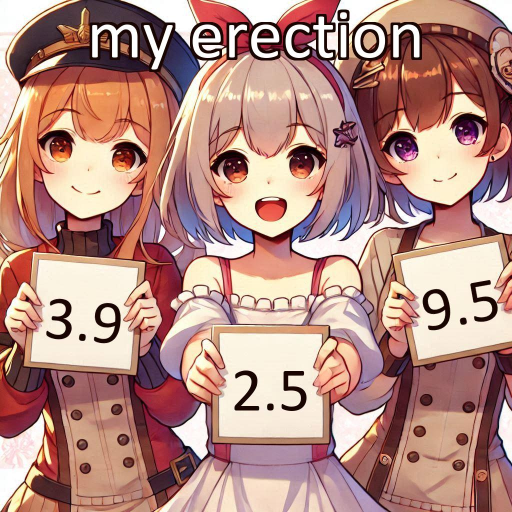
#> input picture judge/output_images/judges_scores.jpg, 1024 x 1024 px, given in place of scoreboard_04.png, which was not available (shown at 1/2 size)
$ python image_generator.py
#> lines starting #> are read from the running program, lines starting #| are printed output that depends on the picture; pictures that were not available may be replaced by others from this repository, and a replacement may not be noted
import logging
import math
import platform
import random
import re
import itertools
from dataclasses import dataclass
from pathlib import Path
from typing import List, Optional, Tuple

import yaml
from PIL import Image, ImageDraw, ImageFont

from .flags import flag_emojis


@dataclass
class ImageData:
    base_image_path: Path
    positions: List[Tuple[int, int]]
    size: int
    color: str
    rotations: List[int]


class JudgesScoreboardGenerator:
    # Class constants for the output directory and config file path
    OUTPUT_DIR = Path(__file__).resolve().parent / "output_images"
    PATH_IMAGES = Path(__file__).resolve().parent / "images"
    IMAGES_DATA = PATH_IMAGES / "images.yaml"

    def __init__(self):
        self.logger = logging.getLogger(f"{__name__}.{self.__class__.__name__}")
        self.logger.setLevel(logging.DEBUG)
        self.FONTS_PATH = Path(__file__).parent / "fonts"
        self.TEXT_FONT = self.FONTS_PATH / "calibrib.ttf"
        self.EMOJI_FONT = self.FONTS_PATH / "NotoColorEmoji-Regular.ttf"

        self.images = self.load_images_data()

        # Ensure the output directory exists
        self.OUTPUT_DIR.mkdir(parents=True, exist_ok=True)

        # check fonts
        if not self.EMOJI_FONT.is_file():
            self.logger.error(f"{self.EMOJI_FONT} is not a valid font")

    @staticmethod
    def get_font_path():
        system = platform.system()
        if system == "Windows":
            return "calibri.ttf"  # Ensure this font is installed on Windows
        elif system == "Darwin":  # macOS
            return "Arial.ttf"  # A common font available on macOS
        else:  # Assume Linux or other
            return "LiberationSans-Regular.ttf"  # A similar font available on Linux

    @classmethod
    def load_images_data(cls):
        with open(cls.IMAGES_DATA, "r") as file:
            raw_config = yaml.safe_load(file)
        config = {}
        for image_name, details in raw_config.items():
            base_image_path = cls.PATH_IMAGES / image_name
            positions = details.get("positions", [])
            size = details.get("size", 12)  # Default size 12
            color = details.get("color", "#000000")  # Default color black
            # Default rotation 0. Need to have same number of rotations as positions
            rotations = details.get("rotations", [0] * len(positions))

            config[image_name] = ImageData(
                base_image_path=base_image_path,
                positions=positions,
                size=size,
                color=color,
                rotations=rotations,
            )
        return config

    @staticmethod
    def get_image_dimensions(image_path: Path) -> Tuple[int, int]:
        with Image.open(image_path) as img:
#> img is the input picture: PIL image 1024x1024 RGB; mean R, G, B 181.7, 139.6, 130.8
#| Base image dimensions: 1024x1024
            return img.size  # Returns (width, height)

    def calculate_font_size(
        self, image_width: int, text_length: int, base_font_size: int = 28
    ) -> int:
        # Basic formula to calculate font size
#> called with image_width = 1024, text_length = 17, base_font_size = 28
        self.logger.debug(
            f"image_width: {image_width}, text_length: {text_length}, base_font_size: {base_font_size}"
        )
        # Calculate the suggested font size based on image width and text length
        suggested_font_size = image_width // (text_length / 2.5)
#> suggested_font_size = 150

        # Ensure the font size is not smaller than the base font size
        font_size = max(base_font_size, suggested_font_size)
#> font_size = 150

        # Ensure the font size is not larger than the half the width of the image
        font_size = min(font_size, image_width // 2)

        self.logger.debug(f"font_size: {font_size}")
        return font_size

    @staticmethod
    def generate_weighted_float_score(alpha: int = 2, beta: int = 1):
        score = random.betavariate(alpha, beta)
        weighted_score = 1 + (score * 9)
        rounded_score = round(weighted_score, 1)

        if rounded_score == 10.0:
            return 10
        else:
            return rounded_score

    @classmethod
    def calculate_rotated_size(cls, width, height, angle):
        radians = math.radians(angle)
        new_width = abs(width * math.cos(radians)) + abs(height * math.sin(radians))
        new_height = abs(width * math.sin(radians)) + abs(height * math.cos(radians))
        return int(new_width), int(new_height)

    def create_text_image(self, text, font_size, color, rotation):
        font = ImageFont.truetype(self.TEXT_FONT, font_size)
        dummy_image = Image.new("RGBA", (1, 1), (255, 255, 255, 0))
        dummy_draw = ImageDraw.Draw(dummy_image)
        text_bbox = dummy_draw.textbbox((0, 0), text, font=font)
        text_width = text_bbox[2] - text_bbox[0]
        text_height = text_bbox[3] - text_bbox[1]
        new_width, new_height = self.calculate_rotated_size(
            text_width, text_height, rotation
        )

        # Making the image size twice as large to avoid clipping
        new_width *= 2
        new_height *= 2

        text_image = Image.new("RGBA", (new_width, new_height), (255, 255, 255, 0))
        text_draw = ImageDraw.Draw(text_image)
        # Draw text in the center of the larger image
        draw_x = (new_width - text_width) // 2
        draw_y = (new_height - text_height) // 2
        text_draw.text((draw_x, draw_y), text, font=font, fill=color)
        return text_image, new_width, new_height

    @classmethod
    def rotate_image(cls, image, angle):
        return image.rotate(angle, expand=1, resample=Image.BICUBIC)

    @classmethod
    def paste_centered(cls, base_image, text_image, position, rotation):
        rotated_image = cls.rotate_image(text_image, rotation)
        rotated_width, rotated_height = rotated_image.size
        # Calculate top-left corner for centering the rotated text image
        top_left_x = position[0] - rotated_width // 2
        top_left_y = position[1] - rotated_height // 2
        # Paste the rotated image onto the base image
        base_image.paste(rotated_image, (top_left_x, top_left_y), rotated_image)

    def draw_score(self, base_image, position, score, font_size, rotation, color):
        text = str(score)
        text_image, text_width, text_height = self.create_text_image(
            text, font_size, color, rotation
        )
        self.paste_centered(base_image, text_image, position, rotation)

    def draw_text_outline(
        self, draw, x, y, word, font, font_size, outline_color="#000000"
    ):
        outline_width = max(min(int(font_size // 50), 8), 4)
        offsets = itertools.product(range(-outline_width, outline_width + 1), repeat=2)
        for offset_x, offset_y in offsets:
            if offset_x != 0 or offset_y != 0:
                draw.text(
                    (x + offset_x, y + offset_y),
                    word,
                    font=font,
                    fill=outline_color,
                )

    def draw_text(
        self,
        draw,
        text,
        image_width,
        color="#FFFFFF",
        outline_color="#000000",
    ):
        # Calculate font size based on image width and text length
        font_size = self.calculate_font_size(image_width, len(text))
#> font_size = 150
        text_font = ImageFont.truetype(self.TEXT_FONT, font_size)
        text_width, text_height = self.get_text_size(text, text_font)
#> text_width = 1435; text_height = 149
        text_position = (
            (image_width - text_width) // 2,
            10,
        )  # Top-centered with a small vertical margin
#> text_position = (-206, 10)

        x, y = text_position
#> x = -206; y = 10
        words = re.split(r"(\W)", text)  # Split text into words and keep punctuation

        for word in words:
            text_bbox = draw.textbbox((0, 0), word, font=text_font)
            word_width = text_bbox[2] - text_bbox[0]
            word_height = text_bbox[3] - text_bbox[1]

            # Draw outline
            self.draw_text_outline(
                draw, x, y, word, text_font, font_size, outline_color
            )

            # Draw text
            draw.text((x, y), word, font=text_font, fill=color)

            x += word_width  # Move x position for the next word
#> after the loop, x = 1230

    def create(self, text: Optional[str] = None, text_color=None):
        image_name = random.choice(list(self.images.keys()))

        image_data = self.images[image_name]
        base_image_path = image_data.base_image_path

        # Get the dimensions of the base image
        width, height = self.get_image_dimensions(base_image_path)
        print(f"Base image dimensions: {width}x{height}")

        # Open the base image
        base_image = Image.open(base_image_path)
        draw = ImageDraw.Draw(base_image)

        # Draw the text at the top of the image if provided
        if text:
            self.draw_text(
                draw,
                text,
                width,
                color=text_color if text_color else None,
                outline_color=image_data.color,
            )

        # Generate random scores based on the number of positions
        proc = random.randrange(1, 100)
        if proc <= 5:
            scores = [0] * len(image_data.positions)
        elif proc >= 95:
            scores = [10] * len(image_data.positions)
        else:
            scores = [
                self.generate_weighted_float_score()
                for _ in range(len(image_data.positions))
            ]

        # Draw each score on the image at the specified positions with the given rotation
        for position, score, rotation in zip(
            image_data.positions, scores, image_data.rotations
        ):
            self.draw_score(
                base_image, position, score, image_data.size, rotation, image_data.color
            )
#> this loop made 3 passes
#> pass 1, in draw_score, `text_image, text_width, text_height = self.create_text_image( text, fo..`:
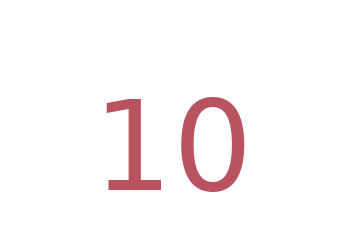
#> text_image: PIL image 346x242 RGBA; mean R, G, B, A 251.1, 245.5, 246.2, 13.1; transparent parts drawn white
#> pass 1, in paste_centered, `rotated_image = cls.rotate_image(text_image, rotation)`:
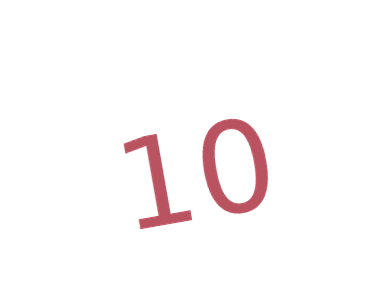
#> rotated_image: PIL image 384x300 RGBA; mean R, G, B, A 7.9, 3.5, 4.1, 9.5; transparent parts drawn white
#> after the loop:
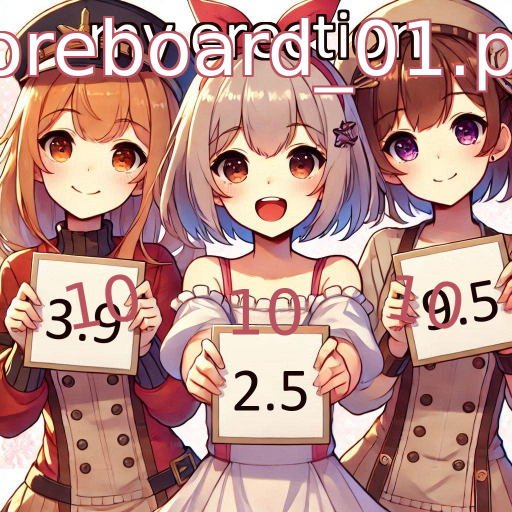
#> base_image: PIL image 1024x1024 RGB (shown at 1/2 size); mean R, G, B 185.7, 142.3, 134.5

        # Create the output path dynamically
        output_image_path = self.OUTPUT_DIR / f"judges_scores.jpg"
        base_image.save(output_image_path)
        return output_image_path

    def get_text_size(self, text: str, font: ImageFont):
        dummy_image = Image.new("RGBA", (1, 1), (255, 255, 255, 0))
        dummy_draw = ImageDraw.Draw(dummy_image)
        text_bbox = dummy_draw.textbbox((0, 0), text, font=font)
        text_width = text_bbox[2] - text_bbox[0]
        text_height = text_bbox[3] - text_bbox[1]
        return text_width, text_height

    def draw_flag(self, draw, flag, position, font_size):
        try:
            flag_font = ImageFont.truetype(self.TEXT_FONT, font_size)
            text_width, text_height = self.get_text_size(flag, flag_font)
            flag_position = (
                position[0] - text_width // 2,
                position[1] + font_size + 50 - text_height // 2,
            )

            # Draw some debug text to verify font loading
            draw.text((10, 10), "Debug Text", font=flag_font, fill="black")
            draw.text(flag_position, flag, font=flag_font, fill="black")

            print(
                f"Flag {flag} drawn at position {flag_position} with size ({text_width}, {text_height})"
            )
        except Exception as e:
            print(f"Error drawing flag: {e}")


if __name__ == "__main__":
    # Create an instance of the JudgesScoreboardGenerator class
    scoreboard_generator = JudgesScoreboardGenerator()

    # Generate judges scoreboard images for all images
    for image_name in scoreboard_generator.images:
        result = scoreboard_generator.create(image_name)
        print(result)
#| judge/output_images/judges_scores.jpg
#> (the run stopped early here; a loop or call above may not have finished)
